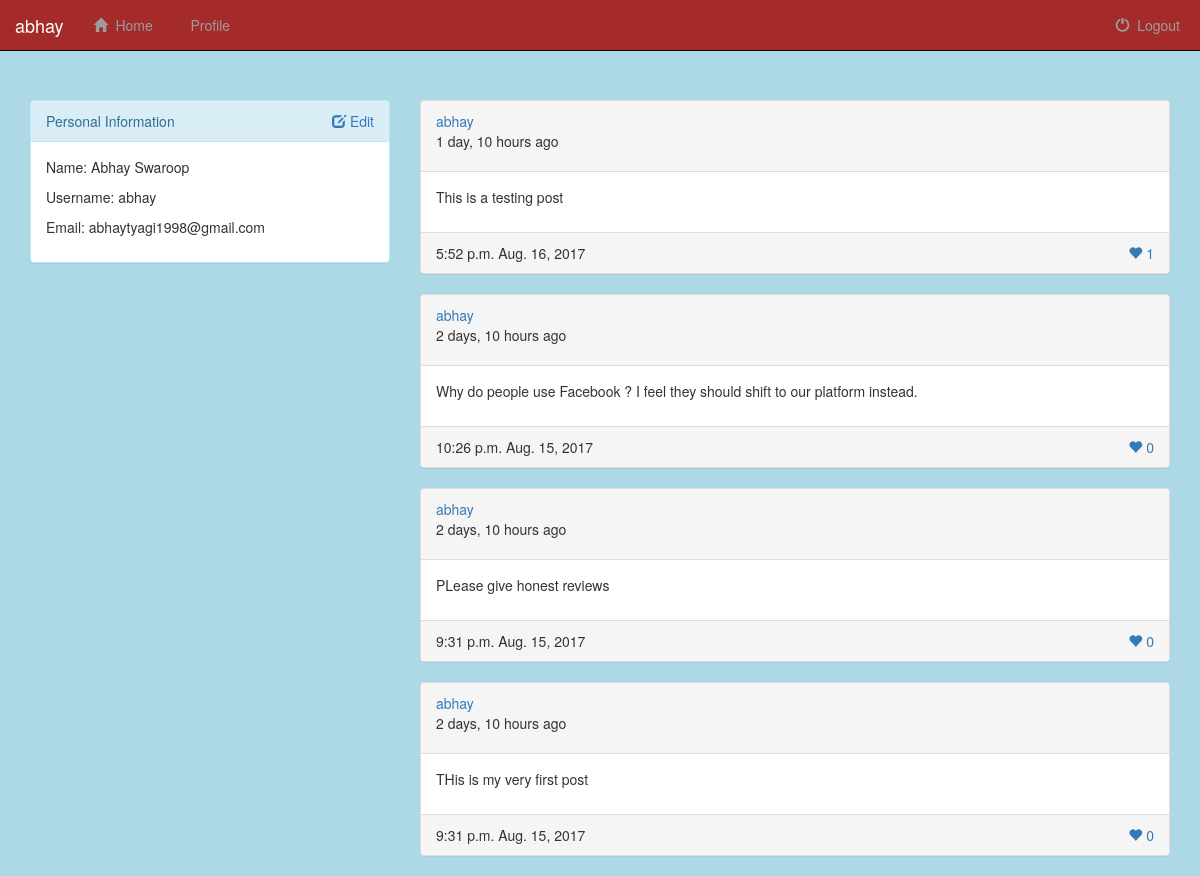
Screenshot of /show_profile/abhay (signed in) with the database file from the repository.
### Website/models.py (models this page shows, shortened)
class Post(models.Model):
    user = models.ForeignKey(User, on_delete=models.CASCADE, related_name="user_posts")
    date = models.DateField(default=datetime.date.today)
    content = models.TextField()
    like_count = models.IntegerField(default=0)
    time = models.TimeField(default=datetime.datetime.now)

### Website/views.py (the view)
# urls.py: url(r'^show_profile/(?P<username>\w+)$', views.show_profile, name='show_profile'),
@login_required
def show_profile(request, username):
    posts = Post.objects.all()
    user = User.objects.get(username=username)
    return render(request, 'Website/show_profile.html', {'posts': posts, 'user': user})

### Website/templates/Website/show_profile.html (shortened to what this page needs)
{% extends 'Website/base.html' %}
{% block content %}
	{% if user.is_authenticated %}
	<div class='container'>
		<div class='row'>
			<div class='col-sm-4'>
				<div class='panel panel-info'>
					<div class='panel-heading'>
						Personal Information
                        <div class="pull-right">
                            <a href="">
                                <span class="glyphicon glyphicon-edit"></span>&nbsp;Edit
                            </a>
                        </div>
					</div>
					<div class='panel-body'>
						<p>Name: {{user.first_name}} {{user.last_name}}</p>
						<p>Username: {{user.username}}</p>
						<p>Email: {{user.email}}</p>
					</div>
				</div>
			</div>
			<div class='col-sm-8'>
				 {% for post in posts reversed %}
				 {% if post.user.username == user.username %}
					<div class="panel panel-default">
						<div class='panel-heading'>
							<a href="{% url 'show_profile' user.username %}">{{ post.user }}</a>
                            <p>{{ post.date|timesince }} ago</p>
						</div>
						<div class="panel-body">
							<p> {{ post.content }} </p>
						</div>
						<div class="panel-footer">
							{{ post.time }} {{ post.date }}
							<div class="pull-right">
								<a href="{% url 'likepost' post.id %}" class="like-button">
									<span class='glyphicon glyphicon-heart like-button' aria-hidden='true'></span>&nbsp;{{ post.like_count }}
								</a>
							</div>
						</div>
					</div>
				{% endif %}
                {% endfor %}
			</div>
		</div>
    </div>
    {% endif %}
{% endblock %}

### Website/templates/Website/base.html (shortened to what this page needs)
{% load staticfiles %}
<!DOCTYPE html>
<html>
<head>
    <link rel="stylesheet" href="https://maxcdn.bootstrapcdn.com/bootstrap/3.3.7/css/bootstrap.min.css">
    <link rel="stylesheet" type="text/css" href="{% static 'Website/css/stylesheet.css' %}">
</head>
<body>
    <div class='container-fluid' id='navbarhome'>
        <nav class='navbar navbar-inverse navbar-fixed-top'>
            <div class='navbar-header'>
                {% if user.is_authenticated %}
                    <a class='navbar-brand' href='{% url "index" %}'>{{user.username}}</a>
                {% else %}
                    <a class='navbar-brand' href='{% url "index" %}'>TheSN</a>
                {% endif %}
            </div>
            <div class='collapse navbar-collapse' id='topnavbar'>
                <ul class='nav navbar-nav'>
                    {% if user.is_authenticated %}
                    <li>
                        <a href='{% url "index" %}'>
                            <span class='glyphicon glyphicon-home' aria-hidden='true'></span>&nbsp;
                            Home
                        </a>
                    </li>
                    <li>
                        <a href='{% url "show_profile" user.username %}'>
                            &nbsp;
                            Profile
                        </a>
                    </li>
                    {% endif %}
                </ul>
                    {% if user.is_authenticated %}
                    <ul class='nav navbar-nav navbar-right'>
                        <li id='logout'>
                            <a href='{% url "logout"%}?next=/'>
                                <span class='glyphicon glyphicon-off' aria-hidden='true'></span>&nbsp;
                                Logout
                            </a>
                        </li>
                    </ul>
                    {% endif %}
            </div>
        </nav>
    </div>
{% block content %}
{% endblock %}
</body>
</html>

### Website/static/Website/css/stylesheet.css (style rules this page uses)
body { background-color: lightblue; }
#navbarhome { padding-bottom: 100px; }
.navbar-inverse { background-color: brown; }
#logout { margin-right: 20px; }

### rows the page displays
Post: user "abhay", date "1 day, 10 hours", content "This is a testing post", time "5:52 p.m.", date "Aug. 16, 2017", like_count "1"
Post: user "abhay", date "2 days, 10 hours", content "Why do people use Facebook ? I feel they should shift to our platform instead.", time "10:26 p.m.", date "Aug. 15, 2017", like_count "0"
Post: user "abhay", date "2 days, 10 hours", content "PLease give honest reviews", time "9:31 p.m.", date "Aug. 15, 2017", like_count "0"
Post: user "abhay", date "2 days, 10 hours", content "THis is my very first post", time "9:31 p.m.", date "Aug. 15, 2017", like_count "0"

### other values shown
{{ user.username }} "abhay"
{{ user.first_name }} "Abhay"
{{ user.last_name }} "Swaroop"
{{ user.email }} "abhaytyagi1998@gmail.com"
